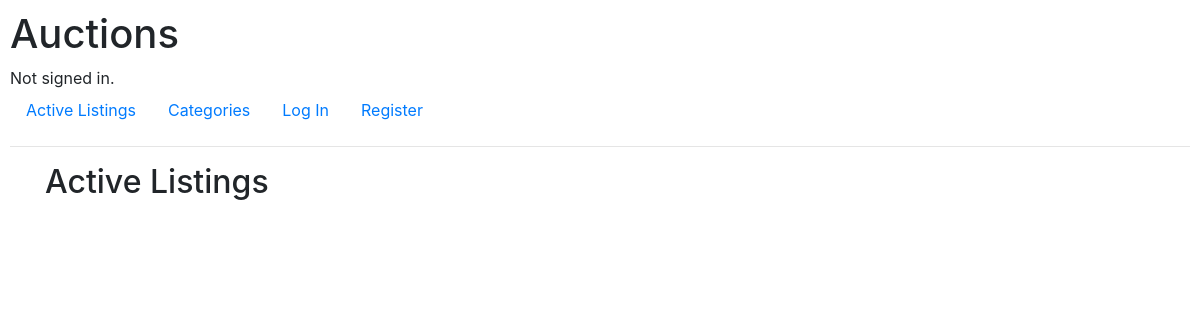
/, run on an earlier commit of the app's database.
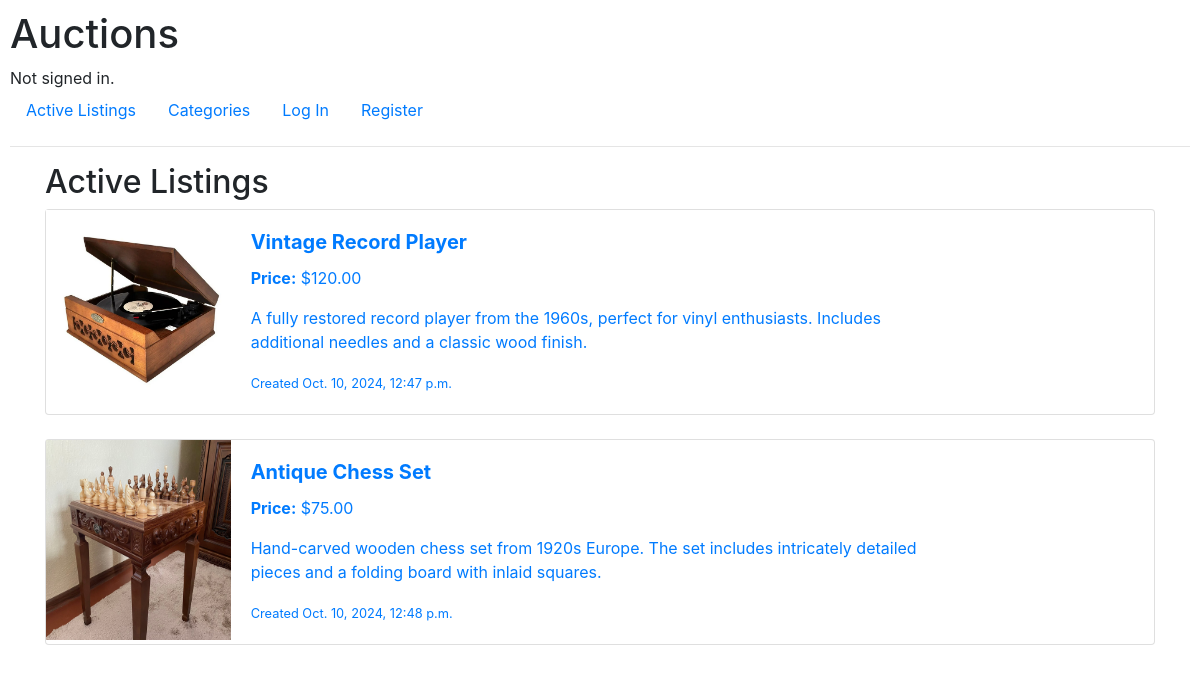
And on a later commit of the database.
### auctions/models.py (models this page shows)
class AuctionListing(models.Model):
    name = models.CharField(max_length=100)
    description = models.TextField()
    current_bid = models.DecimalField(max_digits=10, decimal_places=2)
    photo = models.ImageField(upload_to='listings/', null=True, blank=True)
    datetime_submited = models.DateTimeField(auto_now_add=True)
    category = models.ForeignKey(Category, on_delete=models.CASCADE)
    listed_by = models.ForeignKey(User, on_delete=models.CASCADE)
    def __str__(self):
        return self.name

### auctions/views.py (the view)
# urls.py: path("", views.index, name="index"),
def index(request):
    return render(request, "auctions/index.html", {
        "listings": AuctionListing.objects.all()
    })

### auctions/templates/auctions/index.html
{% extends "auctions/layout.html" %}
{% block body %}
    <h2>Active Listings</h2>
    <div class="row">
        {% for listing in listings %}
            <a href="{% url 'listing_details' listing.id %}" class="text-decoration-none">
                <div class="col-12 mb-4">
                    <div class="card h-100">
                        <div class="row no-gutters">
                            <div class="col-lg-2 col-md-4">
                                <img src="{{ listing.photo.url }}" alt="{{ listing }}" width="100%" height="200px">
                            </div>
                            <div class="col-md-8">
                                <div class="card-body">
                                    <h5 class="card-title"><strong>{{ listing }}</strong></h5>
                                    <p><strong>Price:</strong> ${{ listing.current_bid }}</p>
                                    <p>{{ listing.description }}</p>
                                    <small>Created {{ listing.datetime_submited }}</small>
                                </div>
                            </div>
                        </div>
                    </div>
                </div>
            </a>
        {% endfor %}
    </div>
{% endblock body %}

What changed in the data, as far as the page shows it:
added AuctionListing: photo (picture), name "Vintage Record Player", current_bid "120.00", description "A fully restored record player from the 1960s, perfect for vinyl enthusiasts. Includes additional needles and a classic wood finish.", datetime_submited "Oct. 10, 2024, 12:47 p.m."
added AuctionListing: photo (picture), name "Antique Chess Set", current_bid "75.00", description "Hand-carved wooden chess set from 1920s Europe. The set includes intricately detailed pieces and a folding board with inlaid squares.", datetime_submited "Oct. 10, 2024, 12:48 p.m."
